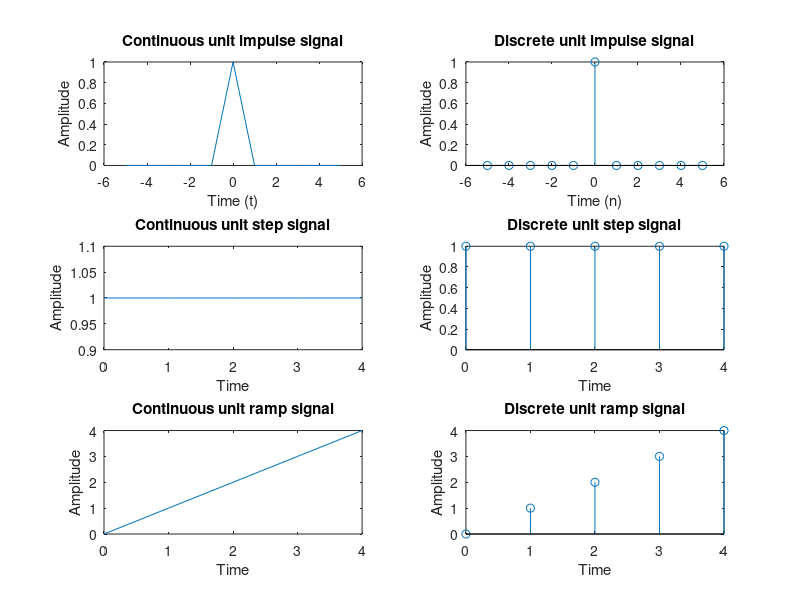

Recreate this plot in MATLAB.
%%% exp.1: GENERATION OF  BASIC SIGNALS  USING MATLAB  

%%% exp.1.(a)Program for the generation of unit impulse signal  
clear all;     %% to clear all the previous data
close all;     %% to close all the dsiplayed figures
clc;           %% to clear all the warning displayed at command window of matlab
N = 5;         %% number of samples at one side of the signal
x = -5:5;      %% Interval of the signal
y = [zeros(1,N),ones(1,1),zeros(1,N)];  %% Generate Impulse signal

%% Plot for continuous unit impulse signal
subplot(3,2,1);                         %% Plot the subfigure (2 = two rows, 2 = two columns, 1= postion of subfigure)
plot(x,y);                              %% plot continuous signal
ylabel('Amplitude');                    %% labeling for y-axis
xlabel('Time (t)');                         %% labeling for x-axis
title('Continuous unit impulse signal');%% Giving tilte name of the subfigure
%% Plot for discrete unit impulse signal
subplot(3,2,2);
stem(x,y);                              %% plot discrete signal
ylabel('Amplitude');
xlabel('Time (n)');
title('Discrete unit impulse signal');

%%% exp.1.(b)Program for the generation of unit step signal   
N=5;   
t=0:N-1;  
y=ones(1,N); 
%% Plot for continuous unit step signal
subplot(3,2,3); 
plot(t,y); 
ylabel('Amplitude');                    
xlabel('Time');                        
title('Continuous unit step signal');
%% Plot for discrete unit step signal
subplot(3,2,4); 
stem(t,y);  
ylabel('Amplitude');                   
xlabel('Time');                        
title('Discrete unit step signal');

%%% exp.1.(c)Program for the generation of unit ramp signal   
N =4;
t=0:N;  
%% Plot for continuous unit ramp signal
subplot(3,2,5); 
plot(t,t); 
ylabel('Amplitude');                  
xlabel('Time');                        
title('Continuous unit ramp signal');
%% Plot for discrete unit rampp signal
subplot(3,2,6); 
stem(t,t);  
ylabel('Amplitude');                   
xlabel('Time');                        
title('Discrete unit ramp signal');






